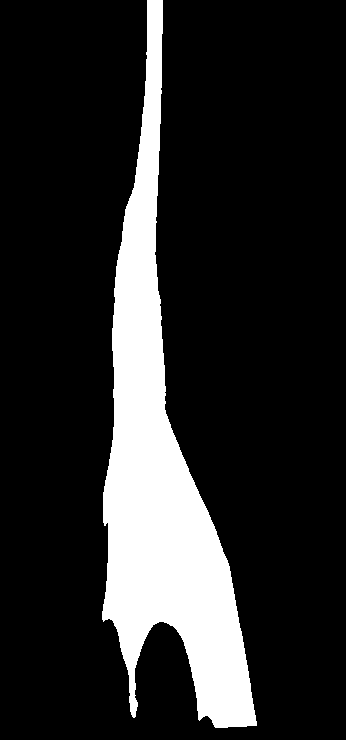
#> input picture mpeg7_mod/bat/bat-10_a1.png, 346 x 740 px; its folder holds only this picture in this run
$ jupyter execute --allow-errors k-nn.ipynb
#> lines starting #> are read from the running program, lines starting #| are printed output that depends on the picture; after the words box and inside, x2 and y2 are one past the last pixel; in counts of white or black regions, pixels touching at a corner belong together; long printed decimals are rounded
# Importing Libraries

[cell 1]
import os

import numpy as np
from skimage import util, transform, filters, color, measure, morphology
from sklearn import model_selection, neighbors, metrics, preprocessing

import matplotlib.pyplot as plt
import seaborn as sns
import pandas as pd

### %matplotlib notebook
### %matplotlib widget

## Conjunto de dados

[cell 2]
ds_path = 'mpeg7_mod'
print(ds_path)

[cell 3]
# Lista das pastas na pasta 'ds_path' (nomes das classes)
classes_list = os.listdir(ds_path)

# Lista com as imagens no dataset
image_list = []
# Lista com os rótulos das imagens
label_list = []

# Lista com os nomes das imagens
filename_list_ = []

# Percorre as classes do dataset
for classe in classes_list:

    # Listagem de todas as imagens na pasta daquela classe
    filename_list = os.listdir(os.path.join(ds_path, classe))

    # Percorre os arquivos na pasta atual
    for filename in filename_list:
        # Carrega a imagem
        img_temp = plt.imread(os.path.join(ds_path, classe, filename))
#> img_temp: shape (740, 346) float32; values 0 (black) and 1 (white), 16.2% white; 1 white region, box (x1, y1, x2, y2) and area: (102, 0, 257, 728) 41579

        # Redimensiona a imagem para 1/4 do tamanho original
        img_temp = transform.resize(img_temp, (img_temp.shape[0]//4, img_temp.shape[1]//4), anti_aliasing=True)
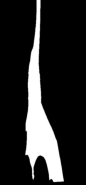
#> img_temp: shape (185, 86) float32; min 0, max 1, mean 0.162

        # Adiciona a imagem a lista de imagens
        image_list.append(img_temp)

        # Adiciona o rótulo da imagem à lista de rótulos
        label_list.append(classe)

        # Adiciona o nome da imagem à uma lista (para fins de visualização)
        filename_list_.append(filename)
#> pass 2 of the loop `for classe in classes_list:`:
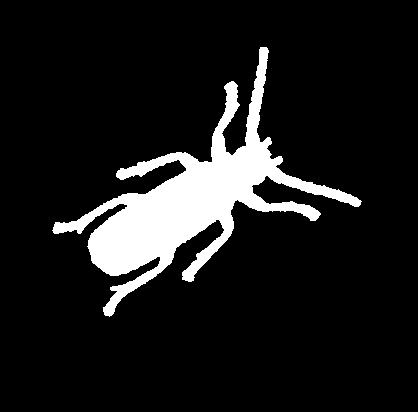
#> input picture mpeg7_mod/beetle/beetle-10_a1.png, 418 x 412 px
#> `img_temp = transform.resize(img_temp, (img_temp.shape[0]//4, img_temp...`:
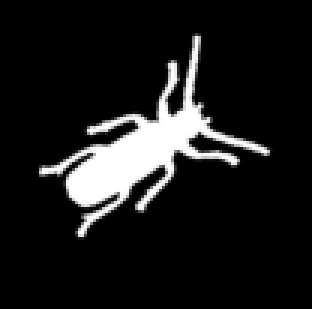
#> img_temp: shape (103, 104) float32 (shown 3 times larger); min 0, max 1, mean 0.106

[cell 4]
# Coverte para numpy array
label_list = np.array(label_list)
# Lista com os rótulos das imagens
print(label_list)

[cell 5]
# Seleciona apenas as primeiras N imagens de cada classe
image_list_temp = []
filename_list_temp = []

# Itera pelo número de classes
for i, class_name in enumerate(classes_list):
    print(i, class_name)
    # As 6 primeiras ocorrencias em que em label_list igual a class_name.
    # Imagem.
    image_list_temp += [image_list[j] for j in np.where(label_list==class_name)[0][:6]]
    # Nome do arquivo.
    filename_list_temp += [filename_list_[j] for j in np.where(label_list==class_name)[0][:6]]
#> after the loop, filename_list_temp = ['bat-10_a1.png', 'beetle-10_a1.png']

[cell 6]
for i, image in enumerate(image_list_temp):
    print(f"Imagem {i}: Mínimo = {image.min()}, Máximo = {image.max()}, Forma = {image.shape}")
#> this loop made 2 passes
#| Imagem 0: Mínimo = 0.0, Máximo = 1.0, Forma = (185, 86)
#| Imagem 1: Mínimo = 0.0, Máximo = 1.0, Forma = (103, 104)

[cell 7]
import matplotlib.pyplot as plt
import math

# Número de imagens
num_images = len(image_list_temp)
#> num_images = 2

# Calcular as dimensões da grade
rows = math.ceil(num_images / 6)
#> rows = 1
cols = 6

# Criar a figura com grade ajustada
fig, ax = plt.subplots(rows, cols, figsize=(9, 5))

# Garantir que 'ax' seja bidimensional
if rows == 1:
    ax = ax[np.newaxis, :]  # Ajuste para uma única linha de subplots

# Iterar pelas imagens e títulos
for i, (image, filename) in enumerate(zip(image_list_temp, filename_list_temp)):
    # Normalizar se necessário
    if image.max() > 1:  # Assumindo que já está na escala [0, 255]
        normalized_image = image
    else:  # Escala [0, 1]
        normalized_image = (image * 255).astype('uint8')

    # Plotar imagem
    ax[i // 6, i % 6].imshow(normalized_image, cmap='gray', vmin=0, vmax=255)
    ax[i // 6, i % 6].set_title(str(filename))
    ax[i // 6, i % 6].axis('off')  # Opcional: desativar os eixos
#> this loop made 2 passes
#> filename on passes 1 to 2: 'bat-10_a1.png', 'beetle-10_a1.png'
#> pass 2, `normalized_image = (image * 255).astype('uint8')`:
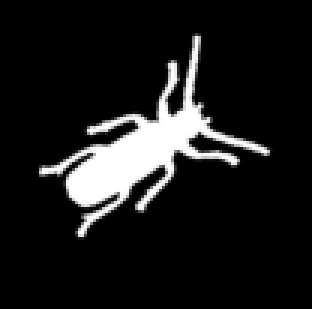
#> normalized_image: shape (103, 104) (shown 3 times larger); min 0, max 255, mean 27

# Remover subplots vazios
for i in range(num_images, rows * cols):
    fig.delaxes(ax[i // 6, i % 6])

fig.tight_layout()
plt.show()
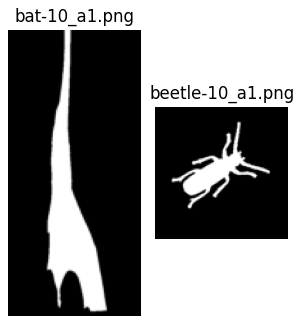
#> figure drawn by matplotlib, 2 panels

[cell 8]
# Arranjo 2D com as características das imagens
# Cada linha armazena informações sobre uma imagem. Cada coluna armazena uma característica.
# [ [area, major_axis, minor_axis, solidity, eccentricity] ]
feature_mat = []

# Lista com as imagens segmentadas (binárias)
seg_list = image_list  # Assumindo que image_list já contém as imagens segmentadas
#> seg_list = 2 items

# Lista com os rótulos das imagens
list_label = []

for i, (seg_image, label) in enumerate(zip(seg_list, label_list)):
    # DEBUG
    print('Imagem {} - classe {}'.format(i, label))

    # Adiciona o rótulo (label) da imagem à lista
    list_label.append(label)

    # Calcula a imagem de rótulos
    im_lbl = measure.label(seg_image)

    # Calcula uma lista de propriedades (características) dos objetos na imagem
    props = measure.regionprops(im_lbl)

    # Verifica se há exatamente um objeto na imagem
    if len(props) != 1:
        print(f'ERRO de segmentação: {len(props)} objetos detectados.')
        continue

    # Extrai as propriedades do objeto
    for prop in props:
        # Prop. 0: Área
        area = prop.area
        # Prop. 1: Maior eixo
        major_axis = prop.major_axis_length
        # Prop. 2: Menor eixo
        minor_axis = prop.minor_axis_length
        # Prop. 3: Solidez
        solidity = prop.solidity
        # Prop. 4: Excentricidade
        eccentricity = prop.eccentricity
        # Monta o vetor de características deste objeto.
        feature_list = [area, major_axis, minor_axis, solidity, eccentricity]

    # Adiciona as características desta imagem na matriz de características
    feature_mat.append(feature_list)
#> this loop made 2 passes
#> label on passes 1 to 2: 'bat', 'beetle'
#| Imagem 0 - classe bat
#| ERRO de segmentação: 2 objetos detectados.
#| Imagem 1 - classe beetle
#> pass 1, `im_lbl = measure.label(seg_image)`:
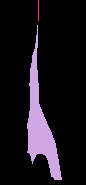
#> im_lbl: shape (185, 86) int64; 3 distinct labels, from 0 to 2; one colour per label, 0 black
#> pass 2, `im_lbl = measure.label(seg_image)`:
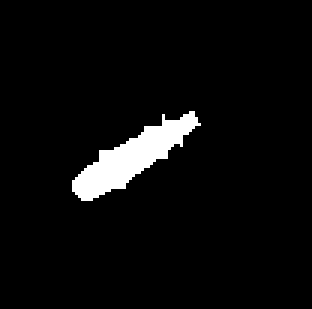
#> im_lbl: shape (103, 104) int64 (shown 3 times larger); values 0 (black) and 1 (white), 4.4% white; 1 white region, box (x1, y1, x2, y2) and area: (24, 37, 67, 67) 474
#> after the loop, feature_mat = [[474, 50.12, 12.43, 0.807, 0.969]]; list_label = ['bat', 'beetle']

[cell 9]
# Converte a lista de caracteristicas para um arranjo NumPy
feature_map = np.array(feature_mat)
#> feature_map = [[474, 50.12, 12.43, 0.807, 0.969]]

# Imprime a matriz de caracteristica
with np.printoptions(precision=4, suppress=True):
    print(feature_map.shape)
#| (1, 5)

[cell 10]
# Algumas estatisticas sobre o conjunto de caracteristicas
with np.printoptions(precision=4, suppress=True):
    print(feature_map.min(0))
#| [474.      50.1208  12.4349   0.8075   0.9687]
    print(feature_map.max(0))
#| [474.      50.1208  12.4349   0.8075   0.9687]
    print(feature_map.mean(0))
#| [474.      50.1208  12.4349   0.8075   0.9687]
    print(feature_map.std(0))
#| [0. 0. 0. 0. 0.]

[cell 11]
# Seleciona apenas as primeiras N imagens de cada classe
seg_list_temp = []
filename_list_temp = []

# Itera pelo número de classes
### for i in range(3):
for i, class_name in enumerate(classes_list):
    # As 6 primeiras ocorrencias em que label é igual a 'i'.
    seg_list_temp += [seg_list[j] for j in np.where(label_list==class_name)[0][:6]]
    filename_list_temp += [filename_list_[j] for j in np.where(label_list==class_name)[0][:6]]

[cell 12]
seg_list_temp = seg_list_temp[:18]
filename_list_temp = filename_list_temp[:18]

fig, ax  = plt.subplots(3, 6, figsize=(9, 6))

for i, (image, filename) in enumerate(zip(seg_list_temp, filename_list_temp)):
    ax[i // 6, i % 6].imshow(image, cmap='gray')
    ax[i // 6, i % 6].set_title(str(filename))
    ax[i // 6, i % 6].axis('off')

fig.tight_layout()
plt.show()

[cell 13]
# Arranjo 2D para as características e lista de rótulos correspondentes
feature_mat = []
filtered_labels = []  # Para manter apenas os rótulos alinhados às características

for i, (seg_image, label) in enumerate(zip(seg_list, label_list)):
    # Calcula a imagem de rótulos
    im_lbl = measure.label(seg_image)

    # Calcula uma lista de propriedades (características) dos objetos na imagem
    props = measure.regionprops(im_lbl)

    # Verifica se há exatamente um objeto na imagem
    if len(props) != 1:
        print(f'Imagem {i} - ERRO de segmentação: {len(props)} objetos detectados.')
        continue  # Ignora imagens com problemas de segmentação

    # Extrai as propriedades do objeto
    for prop in props:
        # Prop. 0: Área
        area = prop.area
        # Prop. 1: Maior eixo
        major_axis = prop.major_axis_length
        # Prop. 2: Menor eixo
        minor_axis = prop.minor_axis_length
        # Prop. 3: Solidez
        solidity = prop.solidity
        # Prop. 4: Excentricidade
        eccentricity = prop.eccentricity
        # Monta o vetor de características deste objeto
        feature_list = [area, major_axis, minor_axis, solidity, eccentricity]

    # Adiciona as características à matriz e o rótulo correspondente
    feature_mat.append(feature_list)
    filtered_labels.append(label)
#> after the loop, filtered_labels = ['beetle']

# Criar o DataFrame
features = ['area', 'major_axis', 'minor_axis', 'solidity', 'eccentricity']
df = pd.DataFrame(feature_mat, columns=features)
#> df = table of 1 rows and 5 columns
df['class'] = filtered_labels

# Exibir o DataFrame
display(df)

[cell 14]
g = sns.PairGrid(df, hue='class', vars=features)
g.fig.set_size_inches(8, 8)
g.map_diag(sns.histplot)
g.map_offdiag(sns.scatterplot)
g.add_legend()
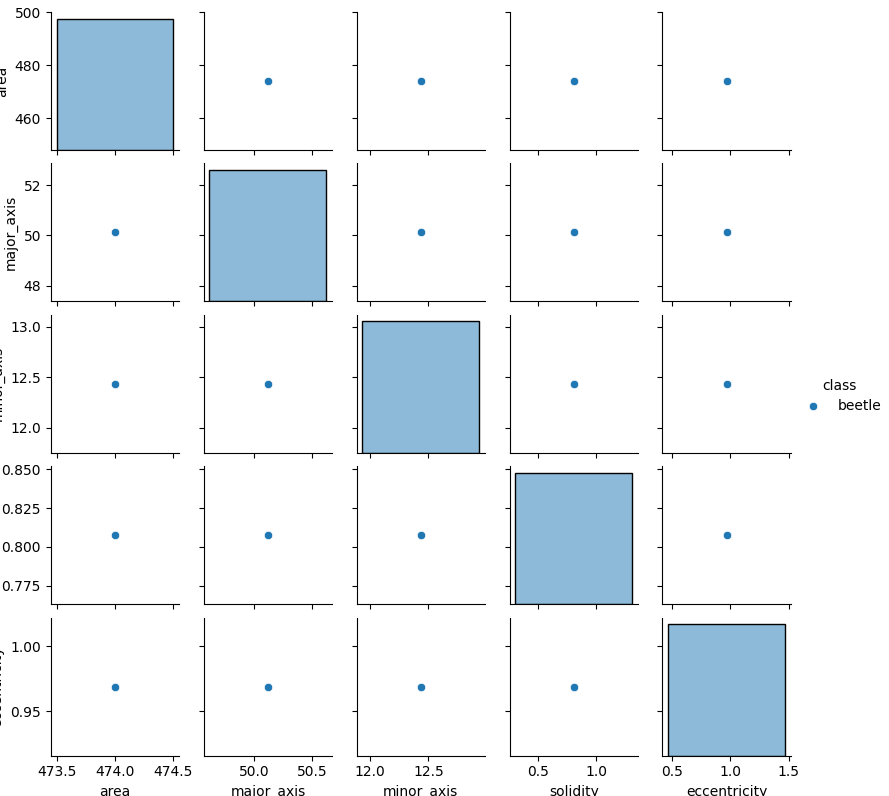
#> figure drawn by matplotlib, 25 panels

[cell 15]
print(f"Feature Matrix Rows: {len(feature_mat)}, Labels: {len(filtered_labels)}")
#| Feature Matrix Rows: 1, Labels: 1

[cell 16]
import numpy as np

# Converte feature_mat para um array NumPy
feature_mat_np = np.array(feature_mat)
#> feature_mat_np = [[474, 50.12, 12.43, 0.807, 0.969]]

# Seleciona apenas as duas primeiras características (Área e maior eixo)
feature_mat_ok = feature_mat_np[:, 0:2]
#> feature_mat_ok = [[474, 50.12]]

# Exibe as características selecionadas
print(feature_mat_ok)
#| [[474.          50.121]]
